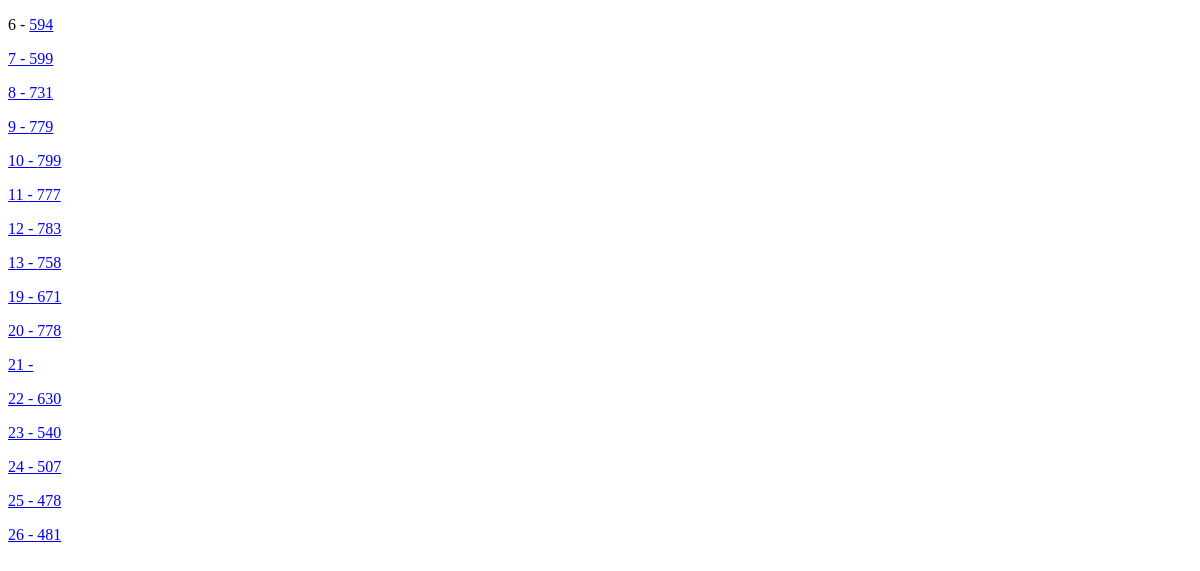
Page /covidapp/ on the earlier database version.
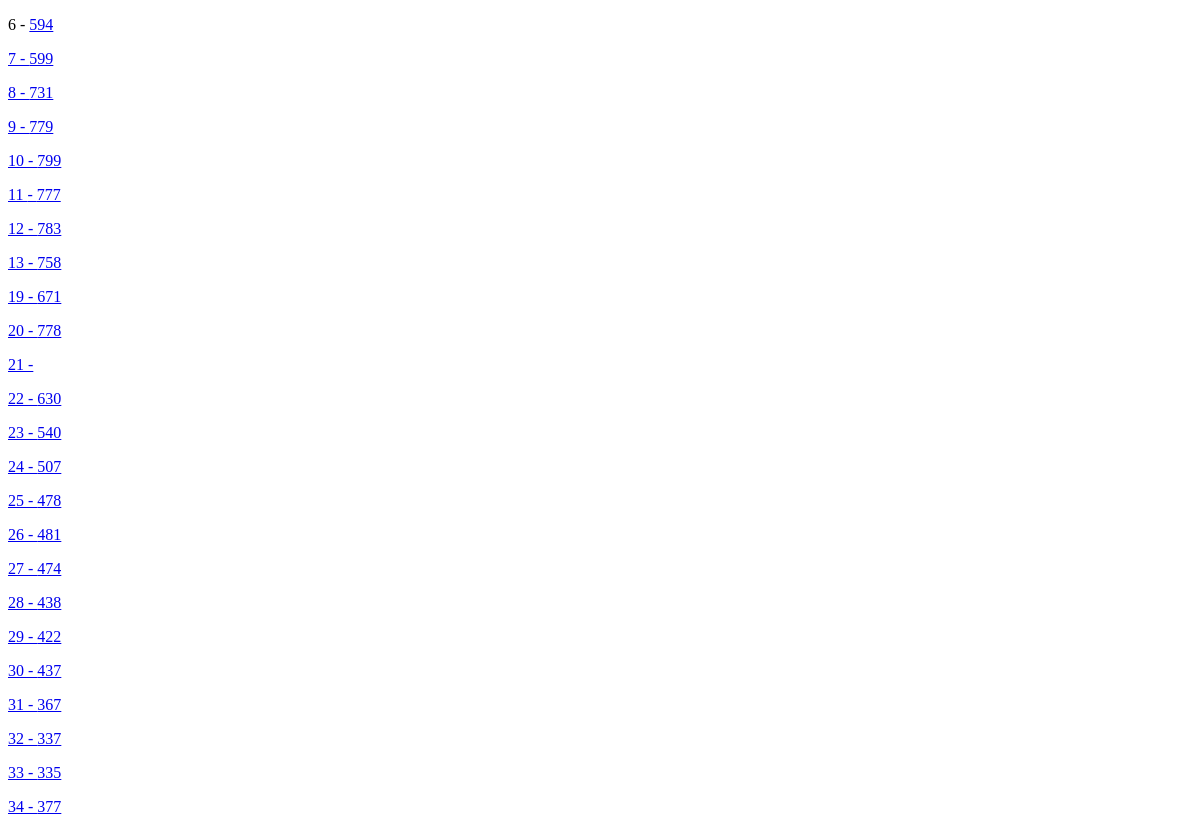
Same page on the later database version.
### covidapp/models.py (models this page shows)
class Hospital(models.Model):
    date_time 			=    	models.DateField()
    hospital_currently 	= 		models.TextField(blank=True)
    ICU_currently		= 		models.TextField(blank=True)
    hospital_increase 	= 		models.TextField(blank=True)
    dead_daily			= 		models.TextField(blank=True)
    tested_today		=		models.TextField(blank=True)
    def get_absolute_url(self):
    	return reverse("product-detail", kwargs={"id": self.id}) #f"/products/{self.id}/"

### covidapp/views.py (the view)
# urls.py: path('covidapp/', hospital_list_view, name='hospital-list'),
def hospital_list_view(request):
	queryset = Hospital.objects.all() #list of objects
	context = {
		"object_list": queryset       # object_list is the key and queryset is the value
	}
	return render(request, "covidapp/hospital_list.html", context)

### covidapp/templates/covidapp/hospital_list.html
{% extends 'base.html' %}
{% block content %}
{% for instance in object_list %}
	<p>{{ instance.id }} - <a href='{{ instance.get_absolute_url }}'>{{ instance.dead_daily }}</p>
{% endfor %}
{% endblock %}

### templates/base.html (shortened to what this page needs)
<!doctype html>
<html>
<head>
</head>
<body>
    {% block content %}{% endblock %}
</body>
</html>

Differences in the rows shown:
added Hospital: id "27", dead_daily "474"
added Hospital: id "28", dead_daily "438"
added Hospital: id "29", dead_daily "422"
added Hospital: id "30", dead_daily "437"
added Hospital: id "31", dead_daily "367"
added Hospital: id "32", dead_daily "337"
added Hospital: id "33", dead_daily "335"
added Hospital: id "34", dead_daily "377"
